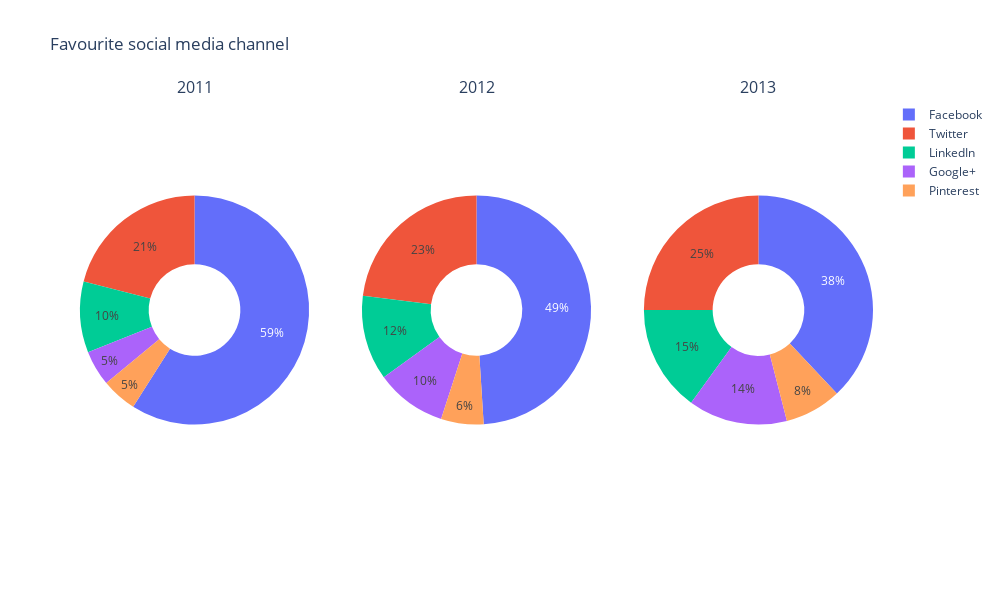

Notebook cell for this chart:
### Code cell
fig.update_traces(hole=.4, hoverinfo="label+percent+name")
fig.update_layout(
    title_text="Favourite social media channel",
    width=1000,
    height=600
)
fig.show()

### Figure 1 — Plotly figure (JSON) as saved in the notebook; plotly's stock layout.template omitted (floating-point values rounded to 4 significant figures)
{"data": [{"domain": {"x": [0, 0.2889], "y": [0, 1]}, "hole": 0.4, "hoverinfo": "label+percent+name", "labels": ["Facebook", "Twitter", "LinkedIn", "Google+", "Pinterest"], "name": "2011", "type": "pie", "values": [59, 21, 10, 5, 5]}, {"domain": {"x": [0.3556, 0.6444], "y": [0, 1]}, "hole": 0.4, "hoverinfo": "label+percent+name", "labels": ["Facebook", "Twitter", "LinkedIn", "Google+", "Pinterest"], "name": "2012", "type": "pie", "values": [49, 23, 12, 10, 6]}, {"domain": {"x": [0.7111, 1], "y": [0, 1]}, "hole": 0.4, "hoverinfo": "label+percent+name", "labels": ["Facebook", "Twitter", "LinkedIn", "Google+", "Pinterest"], "name": "2013", "type": "pie", "values": [38, 25, 15, 14, 8]}], "layout": {"annotations": [{"font": {"size": 16}, "showarrow": false, "text": "2011", "x": 0.1444, "xanchor": "center", "xref": "paper", "y": 1, "yanchor": "bottom", "yref": "paper"}, {"font": {"size": 16}, "showarrow": false, "text": "2012", "x": 0.5, "xanchor": "center", "xref": "paper", "y": 1, "yanchor": "bottom", "yref": "paper"}, {"font": {"size": 16}, "showarrow": false, "text": "2013", "x": 0.8556, "xanchor": "center", "xref": "paper", "y": 1, "yanchor": "bottom", "yref": "paper"}], "height": 600, "title": {"text": "Favourite social media channel"}, "width": 1000}}
